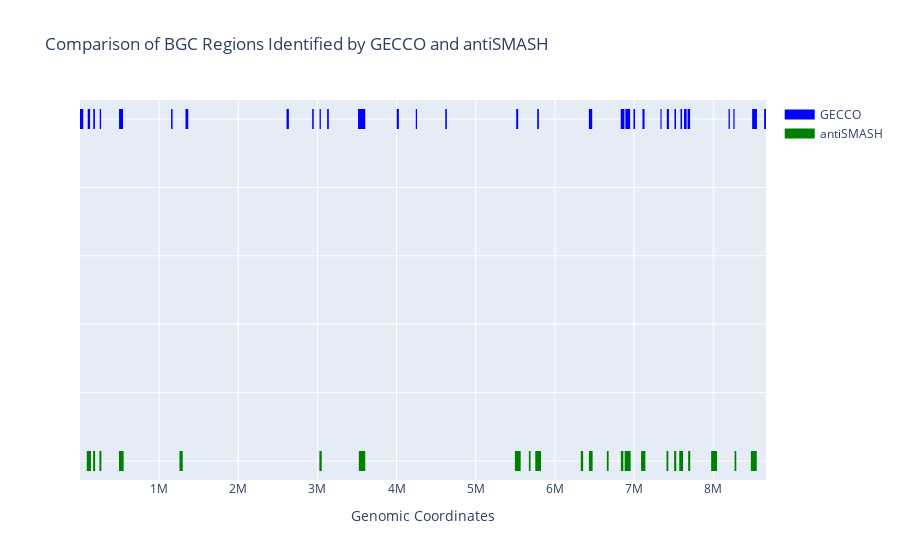

Here is the notebook cell this chart was saved with:
### Markdown cell above
### Visualize the Comparison

We will use a dynamic genomic coordinate plot to visualize the regions detected by each tool, and a Venn diagram to show the overlap count.

### Code cell
import plotly.graph_objects as go

# Prepare data for the GECCO and antiSMASH regions
gecco_x = [(start, end) for start, end in gecco_regions]
antisMash_x = [(start, end) for start, end in antismash_regions]

# Create Plotly figure
fig = go.Figure()

# Add GECCO regions
for i, (start, end) in enumerate(gecco_x):
    fig.add_trace(go.Scatter(
        x=[start, end], y=[0.55, 0.55],
        mode='lines',
        line=dict(color='blue', width=20),
        name="GECCO" if i == 0 else None,  # Set legend name only for the first item
        showlegend=i == 0,  # Show legend only for the first item
        # name="GECCO",
        hoverinfo="text",
        text=f"GECCO Region: {start}-{end}"
    ))

# Add antiSMASH regions
for i, (start, end) in enumerate(antisMash_x):
    fig.add_trace(go.Scatter(
        x=[start, end], y=[0.5, 0.5],
        mode='lines',
        line=dict(color='green', width=20),
        name="antiSMASH" if i == 0 else None,  # Set legend name only for the first item
        showlegend=i == 0,   # Show legend only for the first item
        # name="antiSMASH",
        hoverinfo="text",
        text=f"antiSMASH Region: {start}-{end}"
    ))

# Customize layout
fig.update_layout(
    title="Comparison of BGC Regions Identified by GECCO and antiSMASH",
    xaxis_title="Genomic Coordinates",
    showlegend=True,
    yaxis=dict(
        showticklabels=False,  # Hide y-axis labels
    ),
)

# Display interactive plot
fig.show()

### Figure 1 — Plotly figure (JSON) as saved in the notebook; plotly's stock layout.template omitted (floating-point values rounded to 4 significant figures)
{"data": [{"hoverinfo": "text", "line": {"color": "blue", "width": 20}, "mode": "lines", "name": "GECCO", "showlegend": true, "text": "GECCO Region: 1144-42174", "type": "scatter", "x": [1144, 42174], "y": [0.55, 0.55]}, {"hoverinfo": "text", "line": {"color": "blue", "width": 20}, "mode": "lines", "showlegend": false, "text": "GECCO Region: 98463-128290", "type": "scatter", "x": [98463, 128290], "y": [0.55, 0.55]}, {"hoverinfo": "text", "line": {"color": "blue", "width": 20}, "mode": "lines", "showlegend": false, "text": "GECCO Region: 168705-189886", "type": "scatter", "x": [168705, 189886], "y": [0.55, 0.55]}, {"hoverinfo": "text", "line": {"color": "blue", "width": 20}, "mode": "lines", "showlegend": false, "text": "GECCO Region: 250805-267513", "type": "scatter", "x": [250805, 267513], "y": [0.55, 0.55]}, {"hoverinfo": "text", "line": {"color": "blue", "width": 20}, "mode": "lines", "showlegend": false, "text": "GECCO Region: 494260-544087", "type": "scatter", "x": [494260, 544087], "y": [0.55, 0.55]}, {"hoverinfo": "text", "line": {"color": "blue", "width": 20}, "mode": "lines", "showlegend": false, "text": "GECCO Region: 738595-745763", "type": "scatter", "x": [738595, 745763], "y": [0.55, 0.55]}, {"hoverinfo": "text", "line": {"color": "blue", "width": 20}, "mode": "lines", "showlegend": false, "text": "GECCO Region: 1126535-1134012", "type": "scatter", "x": [1126535, 1134012], "y": [0.55, 0.55]}, {"hoverinfo": "text", "line": {"color": "blue", "width": 20}, "mode": "lines", "showlegend": false, "text": "GECCO Region: 1151870-1170556", "type": "scatter", "x": [1151870, 1170556], "y": [0.55, 0.55]}, {"hoverinfo": "text", "line": {"color": "blue", "width": 20}, "mode": "lines", "showlegend": false, "text": "GECCO Region: 1275235-1282540", "type": "scatter", "x": [1275235, 1282540], "y": [0.55, 0.55]}, {"hoverinfo": "text", "line": {"color": "blue", "width": 20}, "mode": "lines", "showlegend": false, "text": "GECCO Region: 1333824-1368913", "type": "scatter", "x": [1333824, 1368913], "y": [0.55, 0.55]}, {"hoverinfo": "text", "line": {"color": "blue", "width": 20}, "mode": "lines", "showlegend": false, "text": "GECCO Region: 1998468-2009392", "type": "scatter", "x": [1998468, 2009392], "y": [0.55, 0.55]}, {"hoverinfo": "text", "line": {"color": "blue", "width": 20}, "mode": "lines", "showlegend": false, "text": "GECCO Region: 2609897-2639559", "type": "scatter", "x": [2609897, 2639559], "y": [0.55, 0.55]}, {"hoverinfo": "text", "line": {"color": "blue", "width": 20}, "mode": "lines", "showlegend": false, "text": "GECCO Region: 2934114-2953604", "type": "scatter", "x": [2934114, 2953604], "y": [0.55, 0.55]}, {"hoverinfo": "text", "line": {"color": "blue", "width": 20}, "mode": "lines", "showlegend": false, "text": "GECCO Region: 3027514-3043370", "type": "scatter", "x": [3027514, 3043370], "y": [0.55, 0.55]}, {"hoverinfo": "text", "line": {"color": "blue", "width": 20}, "mode": "lines", "showlegend": false, "text": "GECCO Region: 3122937-3144042", "type": "scatter", "x": [3122937, 3144042], "y": [0.55, 0.55]}, {"hoverinfo": "text", "line": {"color": "blue", "width": 20}, "mode": "lines", "showlegend": false, "text": "GECCO Region: 3513024-3604107", "type": "scatter", "x": [3513024, 3604107], "y": [0.55, 0.55]}, {"hoverinfo": "text", "line": {"color": "blue", "width": 20}, "mode": "lines", "showlegend": false, "text": "GECCO Region: 3880083-3885819", "type": "scatter", "x": [3880083, 3885819], "y": [0.55, 0.55]}, {"hoverinfo": "text", "line": {"color": "blue", "width": 20}, "mode": "lines", "showlegend": false, "text": "GECCO Region: 4001665-4028773", "type": "scatter", "x": [4001665, 4028773], "y": [0.55, 0.55]}, {"hoverinfo": "text", "line": {"color": "blue", "width": 20}, "mode": "lines", "showlegend": false, "text": "GECCO Region: 4242512-4258428", "type": "scatter", "x": [4242512, 4258428], "y": [0.55, 0.55]}, {"hoverinfo": "text", "line": {"color": "blue", "width": 20}, "mode": "lines", "showlegend": false, "text": "GECCO Region: 4615154-4635156", "type": "scatter", "x": [4615154, 4635156], "y": [0.55, 0.55]}, {"hoverinfo": "text", "line": {"color": "blue", "width": 20}, "mode": "lines", "showlegend": false, "text": "GECCO Region: 4895198-4899117", "type": "scatter", "x": [4895198, 4899117], "y": [0.55, 0.55]}, {"hoverinfo": "text", "line": {"color": "blue", "width": 20}, "mode": "lines", "showlegend": false, "text": "GECCO Region: 5511271-5536287", "type": "scatter", "x": [5511271, 5536287], "y": [0.55, 0.55]}, {"hoverinfo": "text", "line": {"color": "blue", "width": 20}, "mode": "lines", "showlegend": false, "text": "GECCO Region: 5681016-5684465", "type": "scatter", "x": [5681016, 5684465], "y": [0.55, 0.55]}, {"hoverinfo": "text", "line": {"color": "blue", "width": 20}, "mode": "lines", "showlegend": false, "text": "GECCO Region: 5776630-5797479", "type": "scatter", "x": [5776630, 5797479], "y": [0.55, 0.55]}, {"hoverinfo": "text", "line": {"color": "blue", "width": 20}, "mode": "lines", "showlegend": false, "text": "GECCO Region: 6339501-6343258", "type": "scatter", "x": [6339501, 6343258], "y": [0.55, 0.55]}, {"hoverinfo": "text", "line": {"color": "blue", "width": 20}, "mode": "lines", "showlegend": false, "text": "GECCO Region: 6428862-6470874", "type": "scatter", "x": [6428862, 6470874], "y": [0.55, 0.55]}, {"hoverinfo": "text", "line": {"color": "blue", "width": 20}, "mode": "lines", "showlegend": false, "text": "GECCO Region: 6541507-6551406", "type": "scatter", "x": [6541507, 6551406], "y": [0.55, 0.55]}, {"hoverinfo": "text", "line": {"color": "blue", "width": 20}, "mode": "lines", "showlegend": false, "text": "GECCO Region: 6553552-6563778", "type": "scatter", "x": [6553552, 6563778], "y": [0.55, 0.55]}, {"hoverinfo": "text", "line": {"color": "blue", "width": 20}, "mode": "lines", "showlegend": false, "text": "GECCO Region: 6831346-6878175", "type": "scatter", "x": [6831346, 6878175], "y": [0.55, 0.55]}, {"hoverinfo": "text", "line": {"color": "blue", "width": 20}, "mode": "lines", "showlegend": false, "text": "GECCO Region: 6889594-6949758", "type": "scatter", "x": [6889594, 6949758], "y": [0.55, 0.55]}, {"hoverinfo": "text", "line": {"color": "blue", "width": 20}, "mode": "lines", "showlegend": false, "text": "GECCO Region: 6991755-7012171", "type": "scatter", "x": [6991755, 7012171], "y": [0.55, 0.55]}, {"hoverinfo": "text", "line": {"color": "blue", "width": 20}, "mode": "lines", "showlegend": false, "text": "GECCO Region: 7106284-7132084", "type": "scatter", "x": [7106284, 7132084], "y": [0.55, 0.55]}, {"hoverinfo": "text", "line": {"color": "blue", "width": 20}, "mode": "lines", "showlegend": false, "text": "GECCO Region: 7170144-7174841", "type": "scatter", "x": [7170144, 7174841], "y": [0.55, 0.55]}, {"hoverinfo": "text", "line": {"color": "blue", "width": 20}, "mode": "lines", "showlegend": false, "text": "GECCO Region: 7333403-7347440", "type": "scatter", "x": [7333403, 7347440], "y": [0.55, 0.55]}, {"hoverinfo": "text", "line": {"color": "blue", "width": 20}, "mode": "lines", "showlegend": false, "text": "GECCO Region: 7413412-7440215", "type": "scatter", "x": [7413412, 7440215], "y": [0.55, 0.55]}, {"hoverinfo": "text", "line": {"color": "blue", "width": 20}, "mode": "lines", "showlegend": false, "text": "GECCO Region: 7510408-7529773", "type": "scatter", "x": [7510408, 7529773], "y": [0.55, 0.55]}, {"hoverinfo": "text", "line": {"color": "blue", "width": 20}, "mode": "lines", "showlegend": false, "text": "GECCO Region: 7586410-7606241", "type": "scatter", "x": [7586410, 7606241], "y": [0.55, 0.55]}, {"hoverinfo": "text", "line": {"color": "blue", "width": 20}, "mode": "lines", "showlegend": false, "text": "GECCO Region: 7631006-7663855", "type": "scatter", "x": [7631006, 7663855], "y": [0.55, 0.55]}, {"hoverinfo": "text", "line": {"color": "blue", "width": 20}, "mode": "lines", "showlegend": false, "text": "GECCO Region: 7675634-7707743", "type": "scatter", "x": [7675634, 7707743], "y": [0.55, 0.55]}, {"hoverinfo": "text", "line": {"color": "blue", "width": 20}, "mode": "lines", "showlegend": false, "text": "GECCO Region: 7988871-7998651", "type": "scatter", "x": [7988871, 7998651], "y": [0.55, 0.55]}, {"hoverinfo": "text", "line": {"color": "blue", "width": 20}, "mode": "lines", "showlegend": false, "text": "GECCO Region: 8193260-8209387", "type": "scatter", "x": [8193260, 8209387], "y": [0.55, 0.55]}, {"hoverinfo": "text", "line": {"color": "blue", "width": 20}, "mode": "lines", "showlegend": false, "text": "GECCO Region: 8254317-8269446", "type": "scatter", "x": [8254317, 8269446], "y": [0.55, 0.55]}, {"hoverinfo": "text", "line": {"color": "blue", "width": 20}, "mode": "lines", "showlegend": false, "text": "GECCO Region: 8276830-8286937", "type": "scatter", "x": [8276830, 8286937], "y": [0.55, 0.55]}, {"hoverinfo": "text", "line": {"color": "blue", "width": 20}, "mode": "lines", "showlegend": false, "text": "GECCO Region: 8491153-8551953", "type": "scatter", "x": [8491153, 8551953], "y": [0.55, 0.55]}, {"hoverinfo": "text", "line": {"color": "blue", "width": 20}, "mode": "lines", "showlegend": false, "text": "GECCO Region: 8585463-8590784", "type": "scatter", "x": [8585463, 8590784], "y": [0.55, 0.55]}, {"hoverinfo": "text", "line": {"color": "blue", "width": 20}, "mode": "lines", "showlegend": false, "text": "GECCO Region: 8643240-8666364", "type": "scatter", "x": [8643240, 8666364], "y": [0.55, 0.55]}, {"hoverinfo": "text", "line": {"color": "green", "width": 20}, "mode": "lines", "name": "antiSMASH", "showlegend": true, "text": "antiSMASH Region: 86636-139654", "type": "scatter", "x": [86636, 139654], "y": [0.5, 0.5]}, {"hoverinfo": "text", "line": {"color": "green", "width": 20}, "mode": "lines", "showlegend": false, "text": "antiSMASH Region: 166500-192038", "type": "scatter", "x": [166500, 192038], "y": [0.5, 0.5]}, {"hoverinfo": "text", "line": {"color": "green", "width": 20}, "mode": "lines", "showlegend": false, "text": "antiSMASH Region: 246525-271084", "type": "scatter", "x": [246525, 271084], "y": [0.5, 0.5]}, {"hoverinfo": "text", "line": {"color": "green", "width": 20}, "mode": "lines", "showlegend": false, "text": "antiSMASH Region: 493988-552325", "type": "scatter", "x": [493988, 552325], "y": [0.5, 0.5]}, {"hoverinfo": "text", "line": {"color": "green", "width": 20}, "mode": "lines", "showlegend": false, "text": "antiSMASH Region: 791583-801799", "type": "scatter", "x": [791583, 801799], "y": [0.5, 0.5]}, {"hoverinfo": "text", "line": {"color": "green", "width": 20}, "mode": "lines", "showlegend": false, "text": "antiSMASH Region: 1257624-1298749", "type": "scatter", "x": [1257624, 1298749], "y": [0.5, 0.5]}, {"hoverinfo": "text", "line": {"color": "green", "width": 20}, "mode": "lines", "showlegend": false, "text": "antiSMASH Region: 1995499-2005898", "type": "scatter", "x": [1995499, 2005898], "y": [0.5, 0.5]}, {"hoverinfo": "text", "line": {"color": "green", "width": 20}, "mode": "lines", "showlegend": false, "text": "antiSMASH Region: 2939305-2949875", "type": "scatter", "x": [2939305, 2949875], "y": [0.5, 0.5]}, {"hoverinfo": "text", "line": {"color": "green", "width": 20}, "mode": "lines", "showlegend": false, "text": "antiSMASH Region: 3024894-3054682", "type": "scatter", "x": [3024894, 3054682], "y": [0.5, 0.5]}, {"hoverinfo": "text", "line": {"color": "green", "width": 20}, "mode": "lines", "showlegend": false, "text": "antiSMASH Region: 3523334-3603988", "type": "scatter", "x": [3523334, 3603988], "y": [0.5, 0.5]}, {"hoverinfo": "text", "line": {"color": "green", "width": 20}, "mode": "lines", "showlegend": false, "text": "antiSMASH Region: 5494800-5567424", "type": "scatter", "x": [5494800, 5567424], "y": [0.5, 0.5]}, {"hoverinfo": "text", "line": {"color": "green", "width": 20}, "mode": "lines", "showlegend": false, "text": "antiSMASH Region: 5671015-5692101", "type": "scatter", "x": [5671015, 5692101], "y": [0.5, 0.5]}, {"hoverinfo": "text", "line": {"color": "green", "width": 20}, "mode": "lines", "showlegend": false, "text": "antiSMASH Region: 5751944-5824487", "type": "scatter", "x": [5751944, 5824487], "y": [0.5, 0.5]}, {"hoverinfo": "text", "line": {"color": "green", "width": 20}, "mode": "lines", "showlegend": false, "text": "antiSMASH Region: 6326586-6356533", "type": "scatter", "x": [6326586, 6356533], "y": [0.5, 0.5]}, {"hoverinfo": "text", "line": {"color": "green", "width": 20}, "mode": "lines", "showlegend": false, "text": "antiSMASH Region: 6429548-6476442", "type": "scatter", "x": [6429548, 6476442], "y": [0.5, 0.5]}, {"hoverinfo": "text", "line": {"color": "green", "width": 20}, "mode": "lines", "showlegend": false, "text": "antiSMASH Region: 6632342-6643659", "type": "scatter", "x": [6632342, 6643659], "y": [0.5, 0.5]}, {"hoverinfo": "text", "line": {"color": "green", "width": 20}, "mode": "lines", "showlegend": false, "text": "antiSMASH Region: 6656218-6678399", "type": "scatter", "x": [6656218, 6678399], "y": [0.5, 0.5]}, {"hoverinfo": "text", "line": {"color": "green", "width": 20}, "mode": "lines", "showlegend": false, "text": "antiSMASH Region: 6833314-6864522", "type": "scatter", "x": [6833314, 6864522], "y": [0.5, 0.5]}, {"hoverinfo": "text", "line": {"color": "green", "width": 20}, "mode": "lines", "showlegend": false, "text": "antiSMASH Region: 6880897-6956537", "type": "scatter", "x": [6880897, 6956537], "y": [0.5, 0.5]}, {"hoverinfo": "text", "line": {"color": "green", "width": 20}, "mode": "lines", "showlegend": false, "text": "antiSMASH Region: 7088263-7142447", "type": "scatter", "x": [7088263, 7142447], "y": [0.5, 0.5]}, {"hoverinfo": "text", "line": {"color": "green", "width": 20}, "mode": "lines", "showlegend": false, "text": "antiSMASH Region: 7409663-7432456", "type": "scatter", "x": [7409663, 7432456], "y": [0.5, 0.5]}, {"hoverinfo": "text", "line": {"color": "green", "width": 20}, "mode": "lines", "showlegend": false, "text": "antiSMASH Region: 7506016-7532758", "type": "scatter", "x": [7506016, 7532758], "y": [0.5, 0.5]}, {"hoverinfo": "text", "line": {"color": "green", "width": 20}, "mode": "lines", "showlegend": false, "text": "antiSMASH Region: 7570411-7618555", "type": "scatter", "x": [7570411, 7618555], "y": [0.5, 0.5]}, {"hoverinfo": "text", "line": {"color": "green", "width": 20}, "mode": "lines", "showlegend": false, "text": "antiSMASH Region: 7682906-7709360", "type": "scatter", "x": [7682906, 7709360], "y": [0.5, 0.5]}, {"hoverinfo": "text", "line": {"color": "green", "width": 20}, "mode": "lines", "showlegend": false, "text": "antiSMASH Region: 7973469-8047475", "type": "scatter", "x": [7973469, 8047475], "y": [0.5, 0.5]}, {"hoverinfo": "text", "line": {"color": "green", "width": 20}, "mode": "lines", "showlegend": false, "text": "antiSMASH Region: 8269636-8290764", "type": "scatter", "x": [8269636, 8290764], "y": [0.5, 0.5]}, {"hoverinfo": "text", "line": {"color": "green", "width": 20}, "mode": "lines", "showlegend": false, "text": "antiSMASH Region: 8475101-8549581", "type": "scatter", "x": [8475101, 8549581], "y": [0.5, 0.5]}], "layout": {"showlegend": true, "title": {"text": "Comparison of BGC Regions Identified by GECCO and antiSMASH"}, "xaxis": {"title": {"text": "Genomic Coordinates"}}, "yaxis": {"showticklabels": false}}}
